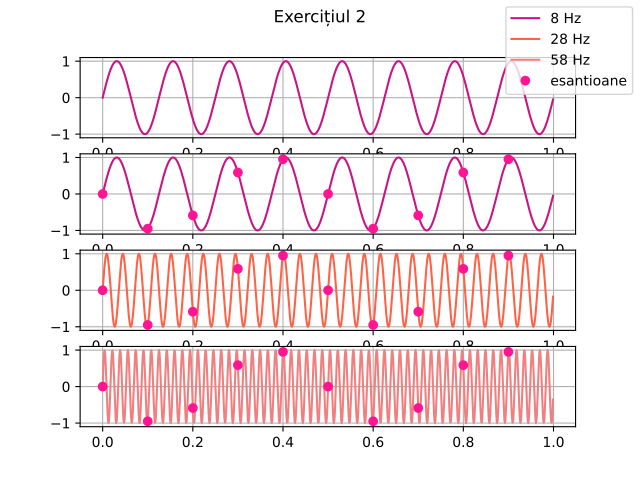

Write the Python code that produced this figure.
import numpy as np
import matplotlib.pyplot as plt

fig, axs = plt.subplots(4)
fig.suptitle('Exercițiul 2')

fsd = 1000

t = np.arange(0, 1, 1 / fsd)

x = np.sin(2 * np.pi * 8 * t)
y = np.sin(2 * np.pi * 28 * t)
z = np.sin(2 * np.pi * 58 * t)

fs = 10 # 2 * 8 = 16; 10 < 16

te = t[::fsd // fs]
xe = x[::fsd // fs]
ye = y[::fsd // fs]
ze = z[::fsd // fs]

axs[0].plot(t, x, color='mediumvioletred', label='8 Hz')

axs[1].plot(t, x, color='mediumvioletred')
axs[1].plot(te, xe, 'o', color='deeppink')

axs[2].plot(t, y, color='tomato', label='28 Hz')
axs[2].plot(te, ye, 'o', color='deeppink')

axs[3].plot(t, z, color='lightcoral', label='58 Hz')
axs[3].plot(te, ze, 'o', color='deeppink', label='esantioane')

for ax in axs.flat:
    ax.set_ylim([-1.1, 1.1])
    ax.grid(True)

fig.legend(loc='upper right')

plt.savefig('lab/04/ex2.pdf')
plt.show()
